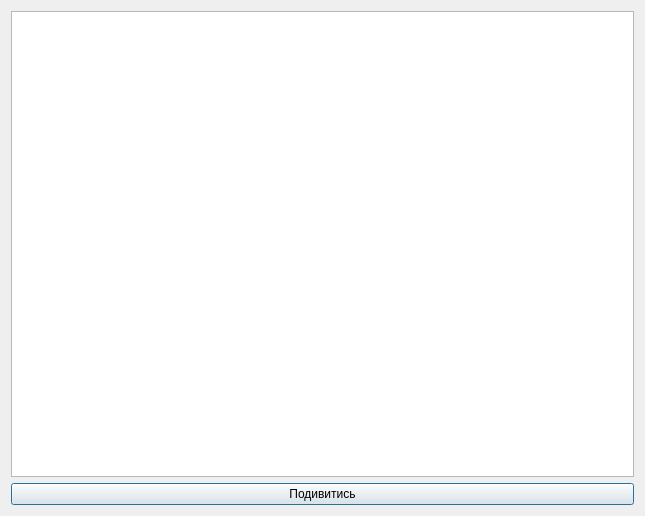
<?xml version="1.0" encoding="UTF-8"?>
<ui version="4.0">
 <class>All</class>
 <widget class="QDialog" name="All">
  <property name="geometry">
   <rect>
    <x>0</x>
    <y>0</y>
    <width>645</width>
    <height>516</height>
   </rect>
  </property>
  <property name="windowTitle">
   <string>Dialog</string>
  </property>
  <layout class="QVBoxLayout" name="verticalLayout">
   <item>
    <widget class="QTableView" name="all_vw"/>
   </item>
   <item>
    <widget class="QPushButton" name="check_pb">
     <property name="sizePolicy">
      <sizepolicy hsizetype="Expanding" vsizetype="Maximum">
       <horstretch>0</horstretch>
       <verstretch>0</verstretch>
      </sizepolicy>
     </property>
     <property name="text">
      <string>Подивитись</string>
     </property>
    </widget>
   </item>
  </layout>
 </widget>
 <resources/>
 <connections/>
</ui>
